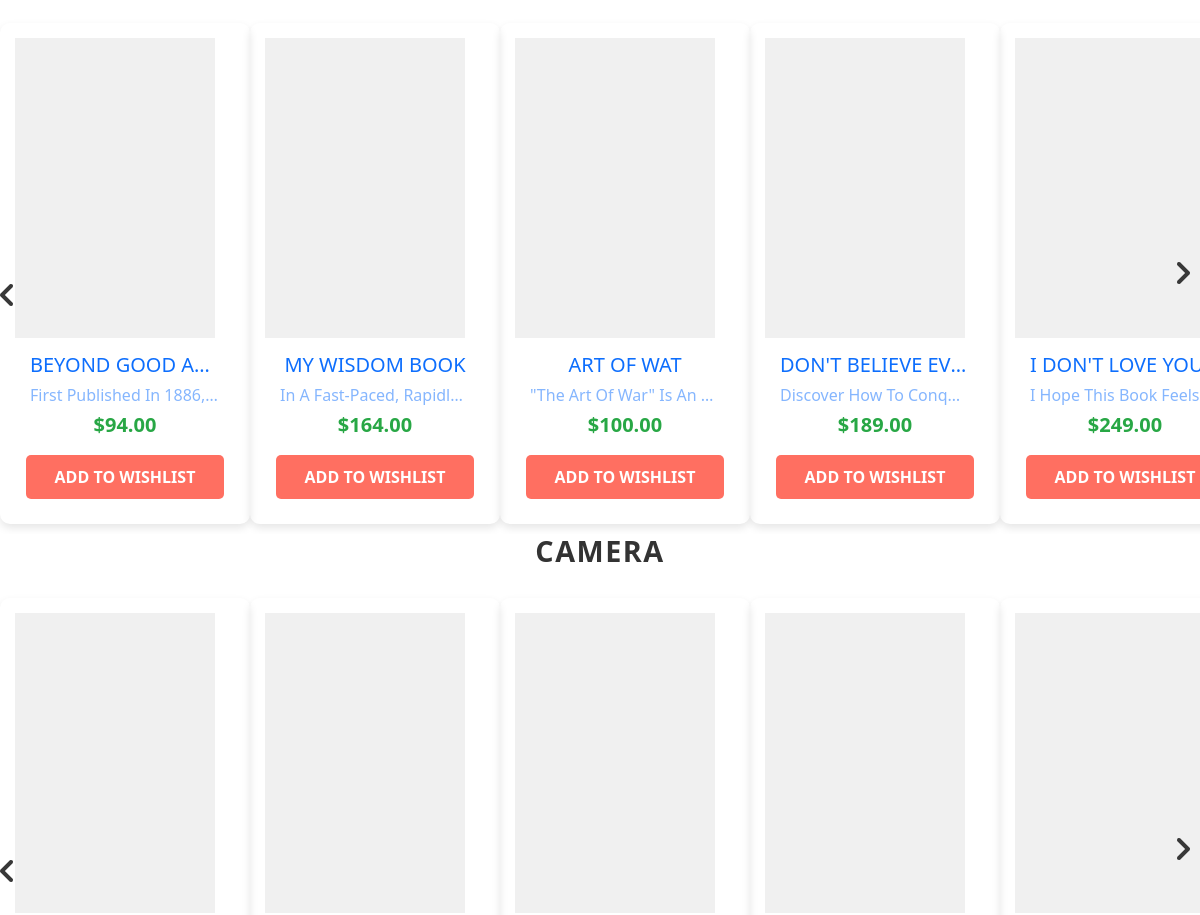
/ (middle part), run on an earlier commit of the app's database.
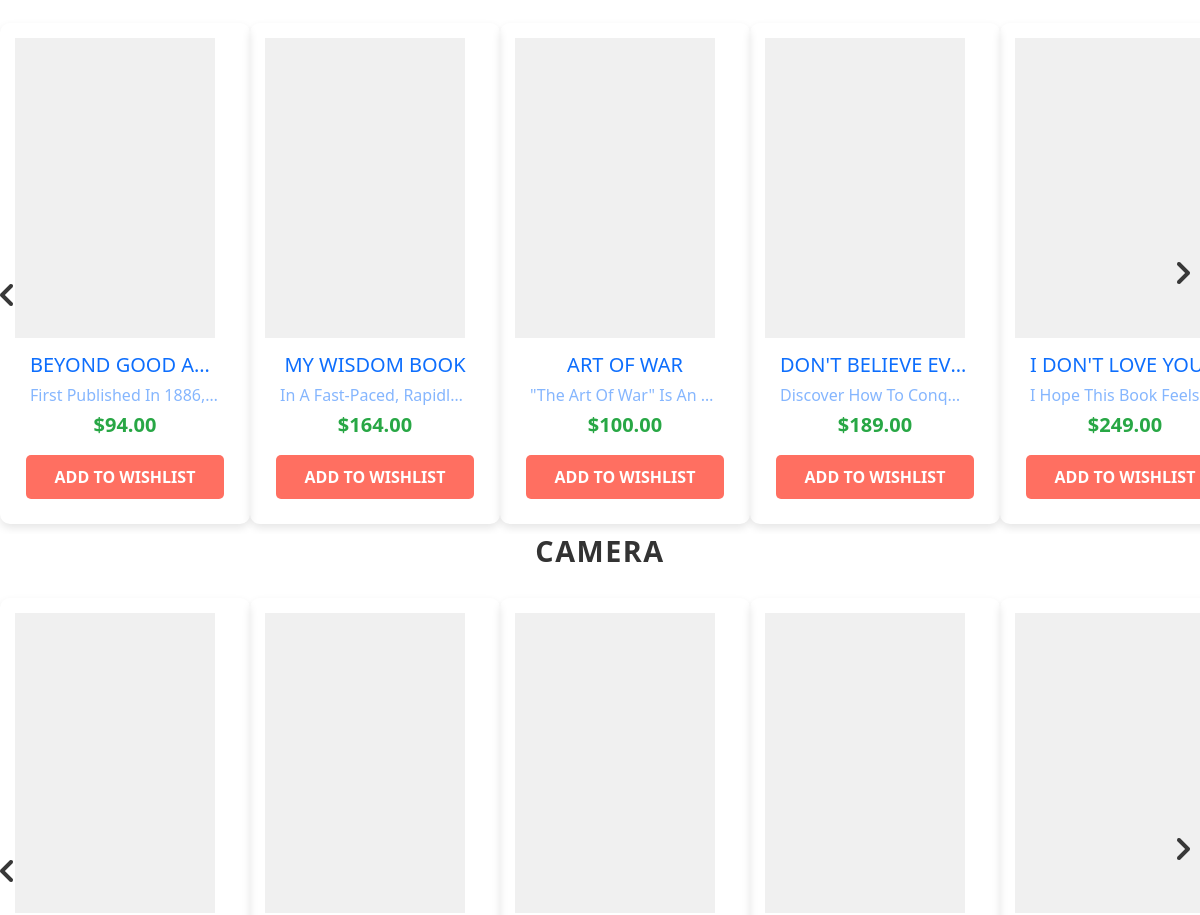
And on a later commit of the database.
### core/models.py (models this page shows, shortened)
class Product(models.Model):
    CATEGORY_CHOICES = [
        ('electronic', 'Electronic'),
        ('kitchen', 'Kitchen'),
        ('fashion', 'Fashion'),
        ('grocery', 'Grocery'),
        ('mobile','Mobile'),
        ('camera', 'Camera'),
        ('clothes', 'Clothes'),
        ('shoes', 'Shoes'),
        ('books', 'Books'),
        ('furniture','Furniture'),
        ('beauty', 'Beauty'),
        ('best_selling_products', 'Best_selling_products'),
        ('new_arrivals', 'New_arrivals')
    ]
    name = models.CharField(max_length=100)
    price = models.DecimalField(max_digits=10, decimal_places=2)
    description = models.TextField(blank=True)
    image = models.CharField(max_length=300, default="https://livingstonbagel.com/wp-content/uploads/2016/11/food-placeholder.jpg")
    category = models.CharField(max_length=50, choices=CATEGORY_CHOICES,default='unknown')
    vendor = models.ForeignKey(Vendor, on_delete=models.CASCADE,)  # renamed to lowercase

### core/views.py (the view)
# urls.py: path('', index, name='index'),
def index(request):
    best_selling_products = Product.objects.filter(category='best_selling_products')
    new_arrivals = Product.objects.filter(category='new_arrivals')
    discounted_products = Product.objects.filter(category='discounted')
    Grocery = Product.objects.filter(category = 'grocery')
    Kitchen = Product.objects.filter(category = 'kitchen')
    Mobile = Product.objects.filter(category = 'mobile')
    Camera = Product.objects.filter(category = 'camera')
    Shoes = Product.objects.filter(category = 'shoes')
    Clothes = Product.objects.filter(category = 'clothes')
    Books = Product.objects.filter(category = 'books')
    Furniture = Product.objects.filter(category = 'furniture')
    Beauty = Product.objects.filter(category = 'beauty')
    predefined_categories = ['best_selling', 'new_arrivals', 'discounted']
    categories = Product.objects.exclude(category__in=predefined_categories).values_list('category', flat=True).distinct()
    products_by_category = {category: Product.objects.filter(category=category) for category in categories}
    context = {
        'best_selling_products': best_selling_products,
        'new_arrivals': new_arrivals,
        'discounted_products': discounted_products,
        'products_by_category': products_by_category,
        'Grocery':Grocery,
        'Kitchen':Kitchen,
        'Mobile':Mobile,
        'Camera':Camera,
        'Shoes':Shoes,
        'Clothes':Clothes,
        'Books':Books,
        'Furniture':Furniture,
        'Beauty':Beauty
    }
    return render(request, 'core/index.html', context)

### templates/core/index.html (shortened to what this page needs)
{% extends 'core/navbar.html' %}
{% load static %}
    {% block content %}
    <section class="product">
        <div class="product-slider">
            <img src="static\asset\images\arrow.png" alt="left-arrow" class="left-arrow">
            <div class="product-container">
                {% for product in Books %}
                <a href="{% url 'core:product_detail' product.id %}">
                <div class="product-card">
                    <div class="product-image">
                    </div>
                    <div class="product-info">
                        <h2 class="product-brand">{{ product.name }}</h2>
                        <p class="product-short-des">{{ product.description }}</p>
                        <span class="price">${{ product.price }}</span>
                    </div>
                    <a href="{% url 'core:add_to_cart' product.id %}"><button class="card-btn">add to wishlist</button></a>
                </div>
                </a>
                {% endfor %}
            </div>
            <img src="static\asset\images\arrow.png" alt="arrow" class="right-arrow">
        </div>
        <h2 class="product-category">Camera</h2>
        <div class="product-slider">
            <img src="static\asset\images\arrow.png" alt="left-arrow" class="left-arrow">
            <div class="product-container">
                {% for product in Camera %}
                <a href="{% url 'core:product_detail' product.id %}">
                <div class="product-card">
                    <div class="product-image">
                    </div>
                </div>
                </a>
                {% endfor %}
            </div>
            <img src="static\asset\images\arrow.png" alt="arrow" class="right-arrow">
        </div>
    </section>
    {% endblock %}

### templates/core/navbar.html (shortened to what this page needs)
{% load static %}
<!DOCTYPE html>
<html lang="en">
<head>
  <link rel="stylesheet" href="{% static 'asset\css\style.css' %}">
  <link href="https://cdn.jsdelivr.net/npm/bootstrap@5.0.2/dist/css/bootstrap.min.css" rel="stylesheet">
  <link href="{% static 'fontawesomefree/css/fontawesome.css' %}" rel="stylesheet" type="text/css">
  <link href="{% static 'fontawesomefree/css/brands.css' %}" rel="stylesheet" type="text/css">
  <link href="{% static 'fontawesomefree/css/solid.css' %}" rel="stylesheet" type="text/css">
</head>
<body>
    {% block content %}
    {% endblock %}
</body>
</html>

### static/asset/css/style.css (style rules this page uses)
.product { position: relative; overflow: hidden; padding: 20px 0; }
.product-category { font-size: 1.8rem; text-align: center; margin-bottom: 20px; color: #333; text-transform: uppercase; font-weight: bold; letter-spacing: 1.5px; }
.product-container { display: flex; overflow-x: scroll; scroll-behavior: smooth; padding: 10px 0; }
.product-card { display: flex; flex-direction: column; width: 250px; height: 100%; padding: 15px; box-shadow: 0 4px 8px rgba(0, 0, 0, 0.1); border-radius: 10px; position: relative; }
.product-image { height: 300px; width: 200px; display: flex; align-items: center; justify-content: center; background-color: #f0f0f0; }
.left-arrow { position: absolute; top: 50%; transform: translateY(-50%); rotate: 180deg; z-index: 1; }
.right-arrow { position: absolute; right: 10px; top: 50%; transform: translateY(-50%); }
.card-btn { display: block; background-color: #ff6f61; color: white; padding: 10px; border: none; text-transform: uppercase; font-weight: bold; margin-top: 10px; width: 90%; border-radius: 5px; transition: background-color 0.3s ease; cursor: pointer; margin-left: auto; margin-right: auto; position: relative; bottom: 10px; }
.product-info { padding: 15px; text-align: center; }
.product-brand { text-transform: uppercase; overflow: hidden; text-overflow: ellipsis; white-space: nowrap; font-size: 20px; }
.product-short-des { width: 100%; height: 20px; line-height: 20px; overflow: hidden; text-overflow: ellipsis; white-space: nowrap; opacity: 0.5; text-transform: capitalize; margin: 5px 0; }
.price { font-weight: 900; font-size: 20px; color: #28a745; }
.product-slider { position: relative; }

What changed in the data, as far as the page shows it:
changed Product "\"The Art Of War\" Is An…": name "ART OF WAT" → "ART OF WAR"
